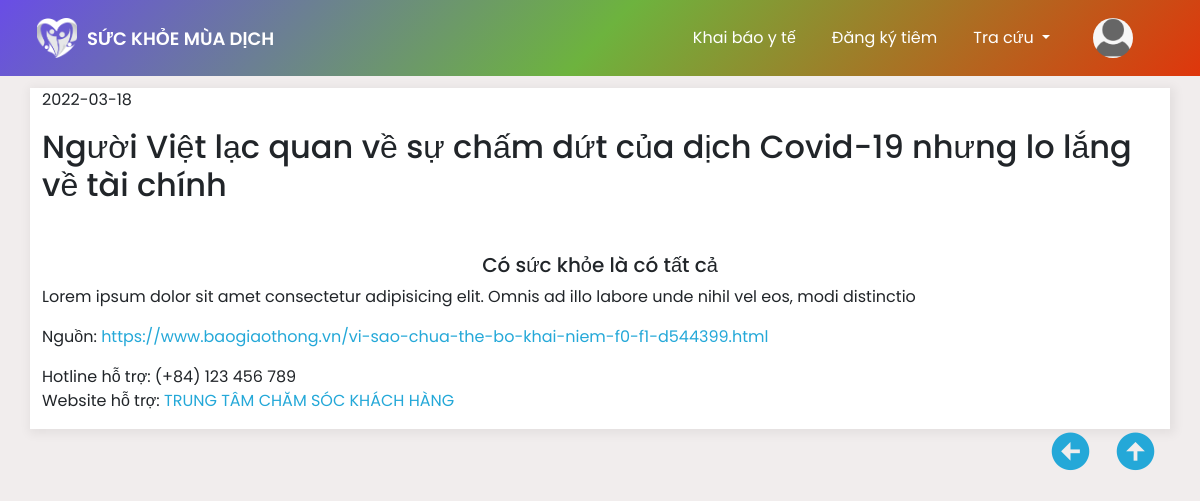
Page /?controller=post&acction=details&id=8 (signed in) on the committed database.
### tables this page shows
CREATE TABLE `post` (
  `id` int(11) NOT NULL,
  `Title` varchar(200) NOT NULL,
  `img` varchar(200) NOT NULL,
  `paragraph` varchar(500) NOT NULL,
  `date` date NOT NULL
);

### Controllers/BaseController.php (called while the page is built, shortened)
<?php
    class BaseController{
        protected function view($viewpath , array $data=[]){
            require(self::VIEW_FODER_NAME.'/'.str_replace('.','/',$viewpath).'.php');
        }
    }

### Controllers/PostController.php (called while the page is built, shortened)
<?php
class PostController extends BaseController
{
    public function details(){
       $id = $_GET['id'];
       $condition = [
        'id' => $id
    ];
    $PostModel = new PostModel;
    $Title = $PostModel->findData(['*'], $condition);
    $ContenModel = new ContenModel;
    $oderby = [
        'column' => 'index_conten',
        'oder' => 'ASC'
    ];
    $content = $ContenModel->findDataOder(['*'], $oderby, $condition);
    $data = [$Title,$content];
    $this->view('details', $data);
    }
}

### index.php (called while the page is built, shortened)
<?php
require "./Core/Database.php";
require "./Controllers/BaseController.php";
require "./Models/BaseModel.php";
$acctionName = $_REQUEST['acction'] ?? 'index';
$controllerObject = new $controllerName;
$controllerObject-> $acctionName();

### Models/BaseModel.php (called while the page is built, shortened)
<?php
class BaseModel extends Database
{
    protected $connect;
    public function __construct()
    {
        $this->connect =  $this->connect();
    }
    public function  find($table,$select = ['*'] ,$condition = []){
        $conditionset = [];
        foreach($condition as $key => $value){
            array_push($conditionset,"${key}"."= '".$value ."'");
        }
        $conditionsetString = implode(' AND ',$conditionset);
        $column = implode(',',$select);
        $sql = "SELECT ${column} FROM ${table} WHERE ${conditionsetString}";
        $query = $this->_query($sql);
        $data = [];
        While($row = mysqli_fetch_assoc($query)){
           array_push($data,$row);
        }
        return $data;
    }
    private function _query($sql){
         return mysqli_query($this->connect,$sql);
    }
}

### Core/Database.php (called while the page is built, shortened)
<?php
class Database{
    public function connect(){
        $connect  = mysqli_connect(self:: HOST,self::USERNAME,self::PASSWORD,self::DB_NAME);
        if(mysqli_connect_errno() ==0){
            return $connect;
        }
    }
}

### Models/PostModel.php (called while the page is built, shortened)
<?php
class PostModel extends BaseModel
{
    public function findData($select = ['*'] ,$condition = [])
    {
        return $this->find(self::TABLE,$select,$condition);
    }
}

### Views/details.php (the view, shortened to what this page needs)
<?php
require "./Views/header.php";
?>
<div class="container bg-white" style="box-shadow: 2px 2px 10px 3px rgba(0, 0, 0, 0.06);">
  <div class="row">
    <div class="col-md-12">
       <p><?php echo ($data[0][0]['date']); ?></p>
      <h2 class="mb-3 mt-3"><?php echo ($data[0][0]['Title']); ?></h2>
      <h5 class="d-flex justify-content-center mt-5">Có sức khỏe là có tất cả</h5>
      <div class="contact">
        <p>Lorem ipsum dolor sit amet consectetur adipisicing elit. Omnis ad illo labore unde nihil vel eos, modi distinctio</p>
        <p>
          Nguồn:
          <a href="https://www.baogiaothong.vn/vi-sao-chua-the-bo-khai-niem-f0-f1-d544399.html" class="contact-link" style="text-decoration: none; color:#24a8d8">https://www.baogiaothong.vn/vi-sao-chua-the-bo-khai-niem-f0-f1-d544399.html</a>
        </p>
        <div class="contact-sdt">Hotline hỗ trợ: (+84) 123 456 789</div>
        <p>
          Website hỗ trợ:
          <a href="#" class="contact-link" style="text-decoration: none; color:#24a8d8">TRUNG TÂM CHĂM SÓC KHÁCH HÀNG</a>
        </p>
      </div>
    </div>
  </div>
</div>
<div class="container mb-5">
  <div class="arrow" style="display: flex; justify-content: end;">
    <a style="text-decoration: none; margin-right: 20px;" href="index.html">
      <i class="bx bxs-left-arrow-circle" style="font-size: 45px; color:#24a8d8"></i>
    </a>
    <a style="text-decoration: none;" href="#">
      <i class="bx bxs-up-arrow-circle" style="font-size: 45px; color:#24a8d8"></i>
    </a>
  </div>
</div>
<?php
require "./Views/footer.php";
?>

### Views/css/style.css (style rules this page uses)
* { padding: 0; margin: 0; box-sizing: border-box; font-family: 'Poppins', sans-serif; }
body { height: 100vh; background-color: rgb(241, 237, 237) !important; }
.row:first-child { margin-top: 5.5rem; }

### rows in the picture
post: date "2022-03-18", Title "Người Việt lạc quan về sự chấm dứt của dịch Covid-19 nhưng lo lắng về tài chính"
